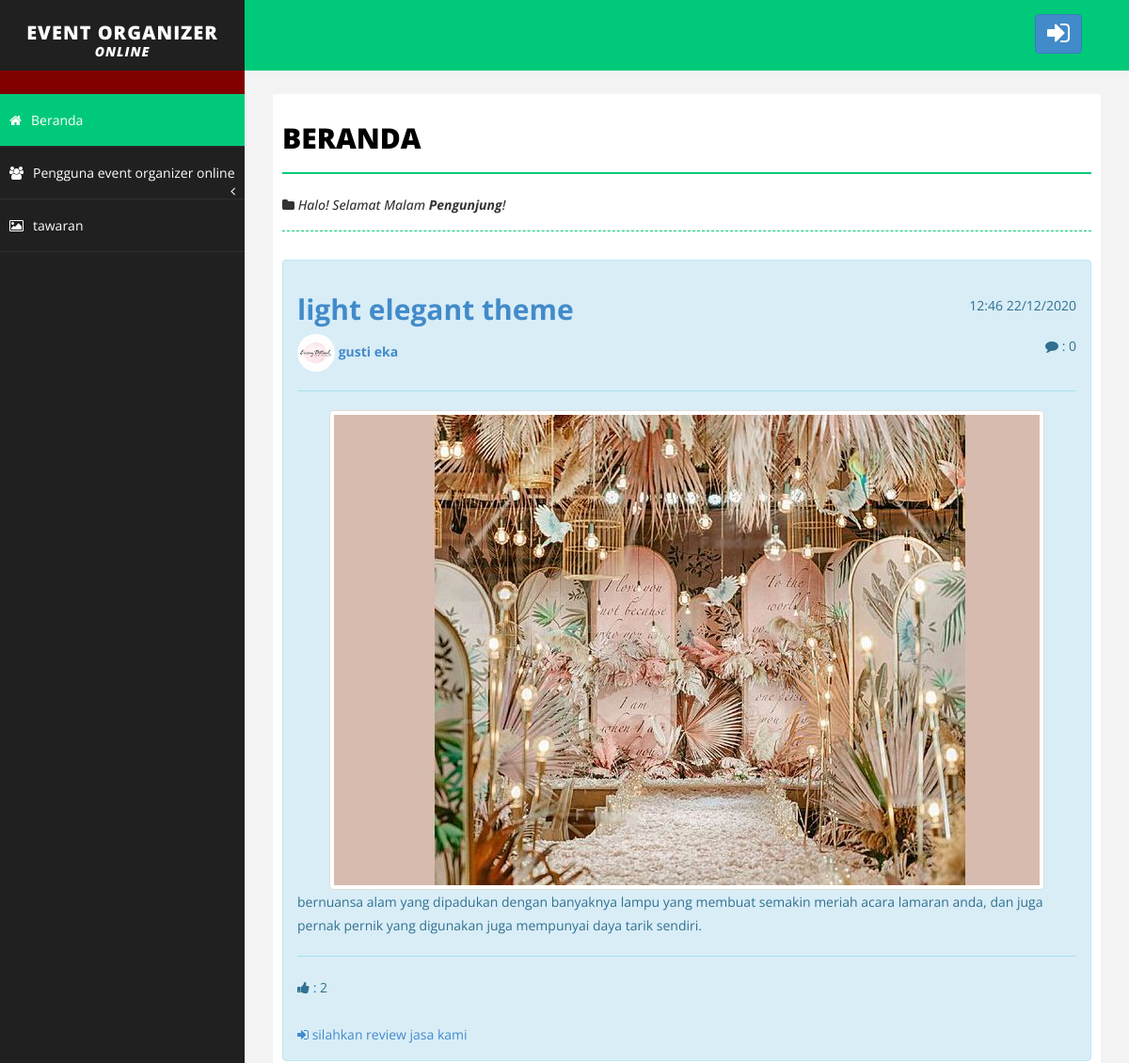
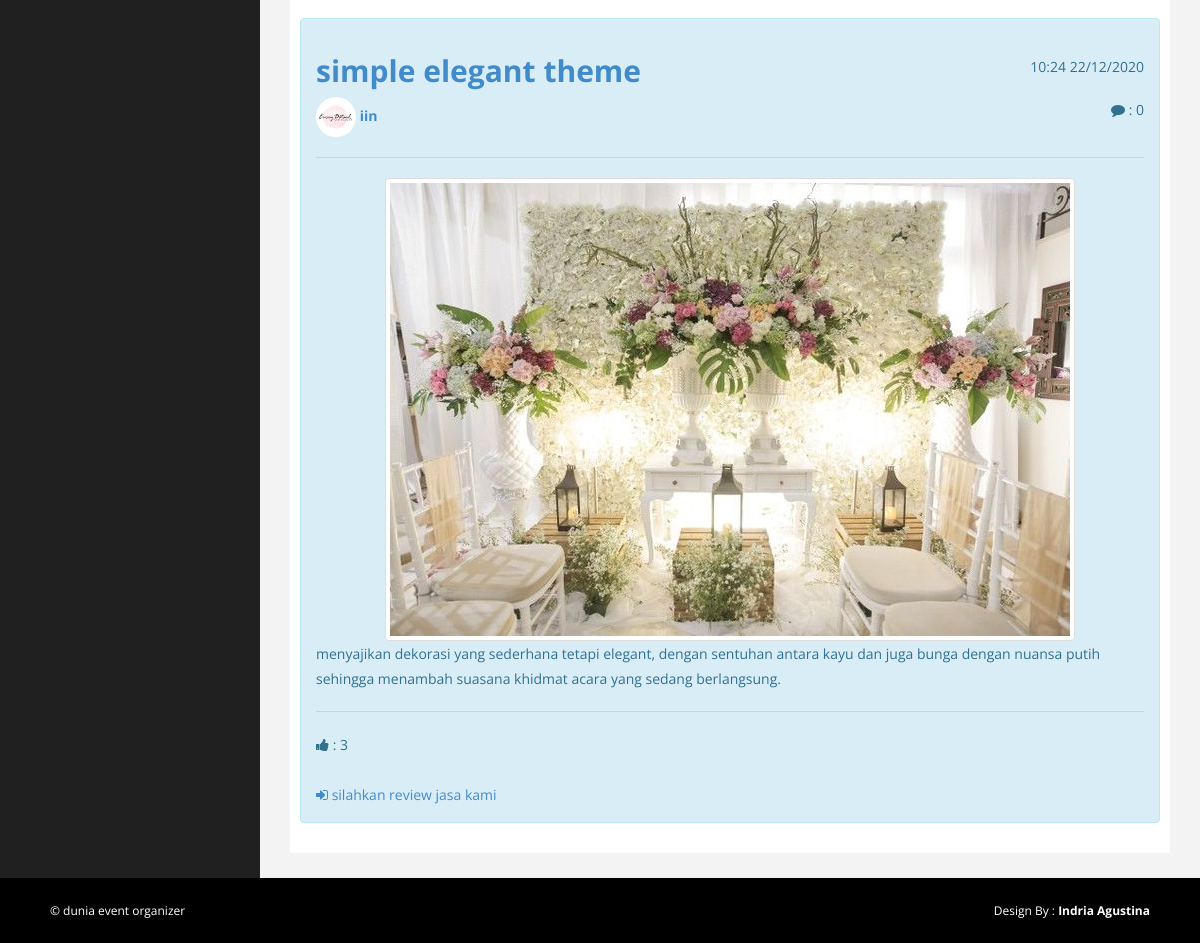
The page / on the database its author committed (2 pictures, top to bottom).
### tables this page shows
CREATE TABLE `post` (
  `id_post` int(200) NOT NULL,
  `judul_post` varchar(200) NOT NULL,
  `isi_post` text NOT NULL,
  `penulis_post` varchar(100) NOT NULL,
  `tanggal_post` varchar(100) NOT NULL,
  `gambar_post` text NOT NULL,
  `suka_post` int(10) NOT NULL
);

CREATE TABLE `user` (
  `user_user` varchar(100) NOT NULL,
  `pass_user` varchar(100) NOT NULL,
  `nama_user` varchar(20) NOT NULL,
  `jk_user` varchar(50) NOT NULL,
  `tanggal_lahir_user` varchar(2) NOT NULL,
  `bulan_lahir_user` varchar(50) NOT NULL,
  `tahun_lahir_user` varchar(4) NOT NULL,
  `status_user` varchar(50) NOT NULL,
  `pp_user` text NOT NULL,
  `tanggal_login_user` varchar(100) NOT NULL,
  `bio_user` text NOT NULL,
  `hp_user` varchar(50) NOT NULL,
  `alamat_user` text NOT NULL,
  `level_user` int(5) NOT NULL
);

### inc/config-konek.php (called while the page is built, shortened)
<?php
$url = "http://localhost/eo-online/";
?>

### inc/dashboard.php (the view, shortened to what this page needs)
<div id="page-inner">
                <div class="row">
                    <div class="col-md-12">
                        <h1 class="page-head-line">Beranda</h1>
                        <h1 class="page-subhead-line"><li class="fa fa-folder"></li> Halo!
                        <?php
                        $d = time();
                        $date = date("G", $d);
                        if ($date >= 0 && $date <= 10) {
                            echo "Selamat Pagi";
                        }
                        elseif ($date >= 11 && $date <= 14) {
                            echo "Selamat Siang";
                        }
                        elseif ($date >= 15 && $date <= 17) {
                            echo "Selamat Sore";
                        }
                        elseif ($date >= 18 && $date <= 23) {
                            echo "Selamat Malam";
                        }
                        ?>
                        <?php
                        if (@$_SESSION["user"]) {
                        ?>
                        <b><?php echo $data2["nama_user"];?> (<?php echo $data2["user_user"];?>)</b>! <a href="./?p=posting&profil=<?php echo $data2["user_user"];?>"><li class="fa fa-pencil"></li> Buat Postingan</a> Di dunia event planer
                        <?php
                        }
                        else{
                            ?>
                            <b>Pengunjung</b>!
                            <?php
                        }
                        ?>
                        </h1>
                    </div>
                </div>
                <?php
                $sqlpost = mysqli_query($db, "SELECT*FROM post ORDER BY id_post DESC");
                while ($datasqlpost = mysqli_fetch_array($sqlpost)) {
                    $datauserpost = mysqli_fetch_array(mysqli_query($db, "SELECT*FROM user WHERE user_user='$datasqlpost[penulis_post]'"));
                ?>
                <div class="alert alert-info" id="post<?php echo $datasqlpost["id_post"];?>">
                <span style="float:right;"><?php echo $datasqlpost["tanggal_post"];?></span>
                <a href="./?p=post&id=<?php echo $datasqlpost["id_post"];?>&post_by=<?php echo $datasqlpost["penulis_post"];?>"><h2><b><?php echo $datasqlpost["judul_post"];?></b></h2></a>
                <?php
                if ($datauserpost["pp_user"] == '') {
                ?>
                <a href="./?p=user&user=<?php echo $datasqlpost["penulis_post"];?>"><img src="./assets/img/user/user.jpg" style="width:40px;height:40px;border-radius:100%;"> <b><?php echo $datauserpost["nama_user"];?></b></a>
                <?php
                }
                else{
                ?>
                <a href="./?p=user&user=<?php echo $datasqlpost["penulis_post"];?>"><img src="./assets/img/user/<?php echo $datauserpost["pp_user"];?>" style="width:40px;height:40px;border-radius:100%;"> <b><?php echo $datauserpost["nama_user"];?></b></a>
                <?php
            }
                ?>
                <span style="float:right"><i class="fa fa-comment"></i> : <?php $totalkomentarpost = mysqli_num_rows(mysqli_query($db,"SELECT*FROM komentar WHERE id_post='$datasqlpost[id_post]'")); echo $totalkomentarpost;?></span>
                <hr>
                    <?php
                    if ($datasqlpost["gambar_post"] !== '') {
                    ?>
                    <center><a href="./assets/img/post/<?php echo $datasqlpost["gambar_post"];?>"><img src="./assets/img/post/<?php echo $datasqlpost["gambar_post"];?>" class="img img-thumbnail"></a></center>
                    <?php
                    }
                    else{
                    }
                    echo $datasqlpost["isi_post"];
                    ?><hr>
                <i class="fa fa-thumbs-up"></i> : <?php echo $datasqlpost["suka_post"];?>
                <br><br>
                    <?php
                    if (@$_SESSION["user"]) {
                    ?>
                    <span>
                    <br>
                    <?php
                    $datasukapost = @mysqli_fetch_array(mysqli_query($db, "SELECT*FROM suka_post WHERE id_post='$datasqlpost[id_post]' AND user_suka='$_SESSION[user]'"));
                    if ($datasukapost) {
        ?>
        <button class="btn btn-danger"  onclick="window.location='./inc/unlike.php?id=<?php echo $datasqlpost["id_post"];?>&u=<?php echo $datasqlpost["penulis_post"];?>';"><i class="fa fa-thumbs-o-up"></i> Tarik Jempol</button>
        <?php
    }
    else{
    ?>
     <button class="btn btn-primary" onclick="window.location='./inc/like.php?id=<?php echo $datasqlpost["id_post"];?>&u=<?php echo $datasqlpost["penulis_post"];?>';"><i class="fa fa-thumbs-o-up"></i> Kasih Jempol</button>
<?php
}
?>
                                    <script>
                $(document).ready(function(){
                    $(".btn<?php echo $datasqlpost["id_post"];?>").click(function(){
                        $("blabla<?php echo $datasqlpost["id_post"];?>").show();
                    });
                });
                </script>
                    -  <button class="btn btn-info btn<?php echo $datasqlpost["id_post"];?>"><i class="fa fa-comment-o"></i> komen</button><br><br>
                    <blabla<?php echo $datasqlpost["id_post"];?> hidden>
                    <form method="post" action="./inc/komentar.php?p=<?php echo $datasqlpost["id_post"];?>&a=<?php echo $datasqlpost["penulis_post"];?>">
                    <input autofocus required style="border:none;width:100%" name="komentari" placeholder="masukan komentar..." type="text">
                    <input type="submit" name="Simpan" value="Simpan" class="btn btn-info">
                    </form>
                    </blabla>
                    <?php
                    }
                    else{
                    ?>
                    <a href="./login?post=<?php echo $url;?>?p=post&id=<?php echo$datasqlpost["id_post"];?>&post_by=<?php echo $datasqlpost["penulis_post"];?>"><i class="fa fa-sign-in"></i> silahkan review jasa kami</a>
                    <?php
                    }
                    ?>
                </div>
                <?php
                }
                ?>
                </div>
            </div>

### assets/css/basic.css (style rules this page uses)
body { font-family: 'Open Sans', sans-serif; line-height:25px; }
#page-inner { width: 100%; margin: 10px 20px 10px 0px; background-color: #fff!important; padding: 10px; min-height: 1200px; }
.page-head-line { font-size: 30px; text-transform: uppercase; color: #000; font-weight: 800; padding-bottom: 20px; border-bottom: 2px solid #00CA79; margin-bottom: 10px; }
.page-subhead-line { font-size: 14px; padding-top: 5px; padding-bottom: 20px; font-style:italic; margin-bottom:30px; border-bottom:1px dashed #00CA79; }

### rows shown on the page
post: tanggal_post "12:46 22/12/2020", judul_post "light elegant theme", user.nama_user "gusti eka", totalkomentarpost "0", gambar_post (picture), isi_post "bernuansa alam yang dipadukan dengan banyaknya lampu yang membuat semakin meriah acara lamaran anda, dan juga pernak pernik yang digunakan juga mempunyai daya tarik sendiri.", suka_post "2"
post: tanggal_post "10:24 22/12/2020", judul_post "simple elegant theme", user.nama_user "iin", totalkomentarpost "0", gambar_post (picture), isi_post "menyajikan dekorasi yang sederhana tetapi elegant, dengan sentuhan antara kayu dan juga bunga dengan nuansa putih sehingga menambah suasana khidmat acara yang sedang berlangsung.", suka_post "3"
